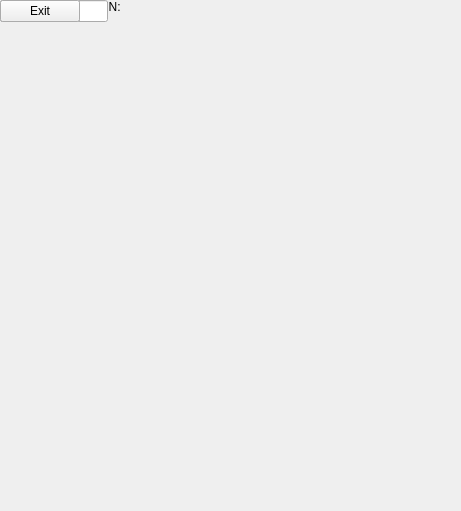
<?xml version="1.0" encoding="UTF-8"?>
<ui version="4.0">
 <class>PinScreen</class>
 <widget class="QDialog" name="PinScreen">
  <property name="geometry">
   <rect>
    <x>0</x>
    <y>0</y>
    <width>461</width>
    <height>511</height>
   </rect>
  </property>
  <property name="windowTitle">
   <string>Enter PIN</string>
  </property>
  <widget class="QLabel" name="label">
   <property name="text">
    <string>Please enter your PIN:</string>
   </property>
  </widget>
  <widget class="QLineEdit" name="textPin">
   <property name="maxLength">
    <number>6</number>
   </property>
   <property name="echoMode">
    <enum>QLineEdit::Password</enum>
   </property>
  </widget>
  <widget class="QPushButton" name="btnPinNum1">
   <property name="text">
    <string>1</string>
   </property>
  </widget>
  <widget class="QPushButton" name="btnPinNum2">
   <property name="text">
    <string>2</string>
   </property>
  </widget>
  <widget class="QPushButton" name="btnPinNum3">
   <property name="text">
    <string>3</string>
   </property>
  </widget>
  <widget class="QPushButton" name="btnPinNum4">
   <property name="text">
    <string>4</string>
   </property>
  </widget>
  <widget class="QPushButton" name="btnPinNum5">
   <property name="text">
    <string>5</string>
   </property>
  </widget>
  <widget class="QPushButton" name="btnPinNum6">
   <property name="text">
    <string>6</string>
   </property>
  </widget>
  <widget class="QPushButton" name="btnPinNum7">
   <property name="text">
    <string>7</string>
   </property>
  </widget>
  <widget class="QPushButton" name="btnPinNum8">
   <property name="text">
    <string>8</string>
   </property>
  </widget>
  <widget class="QPushButton" name="btnPinNum9">
   <property name="text">
    <string>9</string>
   </property>
  </widget>
  <widget class="QPushButton" name="btnPinNum0">
   <property name="text">
    <string>0</string>
   </property>
  </widget>
  <widget class="QPushButton" name="btnConfirmPin">
   <property name="text">
    <string>Confirm</string>
   </property>
  </widget>
  <widget class="QPushButton" name="btnClearPin">
   <property name="text">
    <string>Clear</string>
   </property>
  </widget>
  <widget class="QPushButton" name="btnUndoPin">
   <property name="text">
    <string>Undo</string>
   </property>
  </widget>
  <widget class="QLabel" name="textPinInfo">
   <property name="text">
    <string></string>
   </property>
  </widget>
  <widget class="QPushButton" name="btnExit">
   <property name="text">
    <string>Exit</string>
   </property>
  </widget>
 </widget>
 <resources/>
 <connections/>
</ui>
